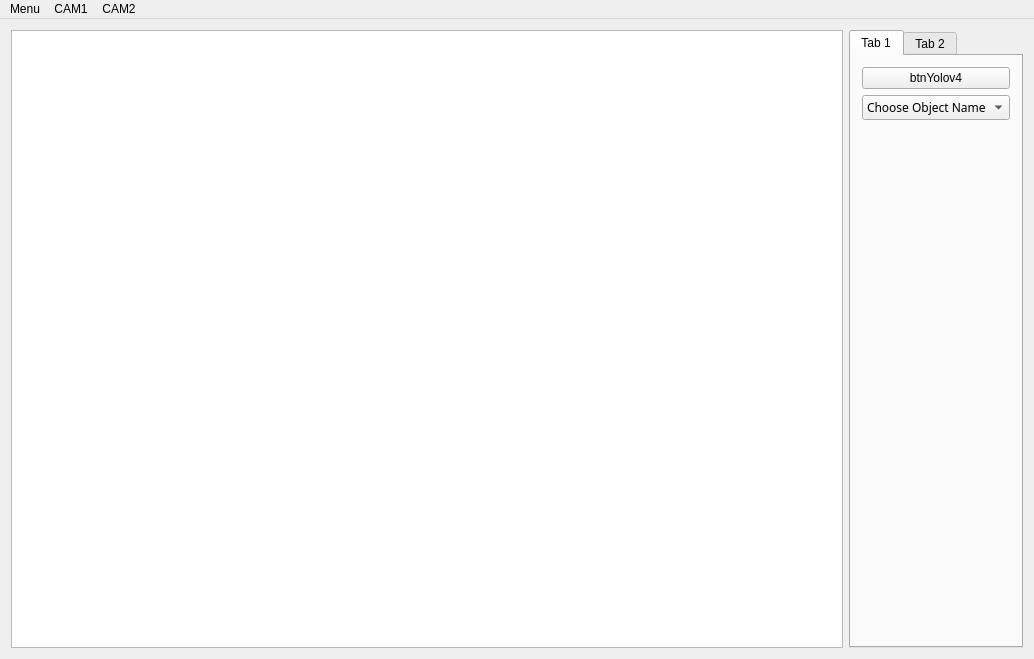
<?xml version="1.0" encoding="UTF-8"?>
<ui version="4.0">
 <class>MainWindow</class>
 <widget class="QMainWindow" name="MainWindow">
  <property name="geometry">
   <rect>
    <x>0</x>
    <y>0</y>
    <width>1034</width>
    <height>659</height>
   </rect>
  </property>
  <property name="windowTitle">
   <string>MainWindow</string>
  </property>
  <widget class="QWidget" name="centralWidget">
   <layout class="QHBoxLayout" name="horizontalLayout" stretch="7,1">
    <item>
     <widget class="QGraphicsView" name="graphicsView"/>
    </item>
    <item>
     <widget class="QTabWidget" name="tabWidget">
      <property name="currentIndex">
       <number>0</number>
      </property>
      <widget class="QWidget" name="tab_1">
       <attribute name="title">
        <string>Tab 1</string>
       </attribute>
       <layout class="QVBoxLayout" name="verticalLayout_3">
        <item>
         <widget class="QPushButton" name="btnYolov4">
          <property name="text">
           <string>btnYolov4</string>
          </property>
         </widget>
        </item>
        <item>
         <widget class="QComboBox" name="comboBox">
          <property name="font">
           <font>
            <family>Ubuntu Mono</family>
           </font>
          </property>
          <item>
           <property name="text">
            <string>Choose Object Name</string>
           </property>
          </item>
          <item>
           <property name="text">
            <string>person</string>
           </property>
          </item>
          <item>
           <property name="text">
            <string>car</string>
           </property>
          </item>
          <item>
           <property name="text">
            <string>cup</string>
           </property>
          </item>
          <item>
           <property name="text">
            <string>laptop</string>
           </property>
          </item>
          <item>
           <property name="text">
            <string>tvmonitor</string>
           </property>
          </item>
         </widget>
        </item>
        <item>
         <spacer name="verticalSpacer_2">
          <property name="orientation">
           <enum>Qt::Vertical</enum>
          </property>
          <property name="sizeHint" stdset="0">
           <size>
            <width>20</width>
            <height>40</height>
           </size>
          </property>
         </spacer>
        </item>
       </layout>
      </widget>
      <widget class="QWidget" name="tab_3">
       <attribute name="title">
        <string>Tab 2</string>
       </attribute>
       <layout class="QVBoxLayout" name="verticalLayout">
        <item>
         <widget class="QGroupBox" name="groupBox">
          <property name="title">
           <string/>
          </property>
          <layout class="QVBoxLayout" name="verticalLayout_2">
           <item>
            <widget class="QListWidget" name="list_object"/>
           </item>
           <item>
            <spacer name="verticalSpacer">
             <property name="orientation">
              <enum>Qt::Vertical</enum>
             </property>
             <property name="sizeHint" stdset="0">
              <size>
               <width>20</width>
               <height>40</height>
              </size>
             </property>
            </spacer>
           </item>
           <item>
            <widget class="QPushButton" name="btn_select">
             <property name="text">
              <string>Select Object</string>
             </property>
            </widget>
           </item>
           <item>
            <widget class="QPushButton" name="btn_clear">
             <property name="text">
              <string>Clear Object</string>
             </property>
            </widget>
           </item>
          </layout>
         </widget>
        </item>
       </layout>
      </widget>
     </widget>
    </item>
   </layout>
  </widget>
  <widget class="QMenuBar" name="menuBar">
   <property name="geometry">
    <rect>
     <x>0</x>
     <y>0</y>
     <width>1034</width>
     <height>22</height>
    </rect>
   </property>
   <widget class="QMenu" name="menuMenu">
    <property name="title">
     <string>Menu</string>
    </property>
   </widget>
   <widget class="QMenu" name="menuCAM1">
    <property name="font">
     <font>
      <family>Ubuntu Mono</family>
     </font>
    </property>
    <property name="title">
     <string>CAM1</string>
    </property>
   </widget>
   <widget class="QMenu" name="menuCAM2">
    <property name="title">
     <string>CAM2</string>
    </property>
   </widget>
   <addaction name="menuMenu"/>
   <addaction name="menuCAM1"/>
   <addaction name="menuCAM2"/>
  </widget>
 </widget>
 <layoutdefault spacing="6" margin="11"/>
 <resources/>
 <connections>
  <connection>
   <sender>btn_clear</sender>
   <signal>clicked()</signal>
   <receiver>list_object</receiver>
   <slot>clear()</slot>
   <hints>
    <hint type="sourcelabel">
     <x>952</x>
     <y>626</y>
    </hint>
    <hint type="destinationlabel">
     <x>952</x>
     <y>130</y>
    </hint>
   </hints>
  </connection>
 </connections>
</ui>
